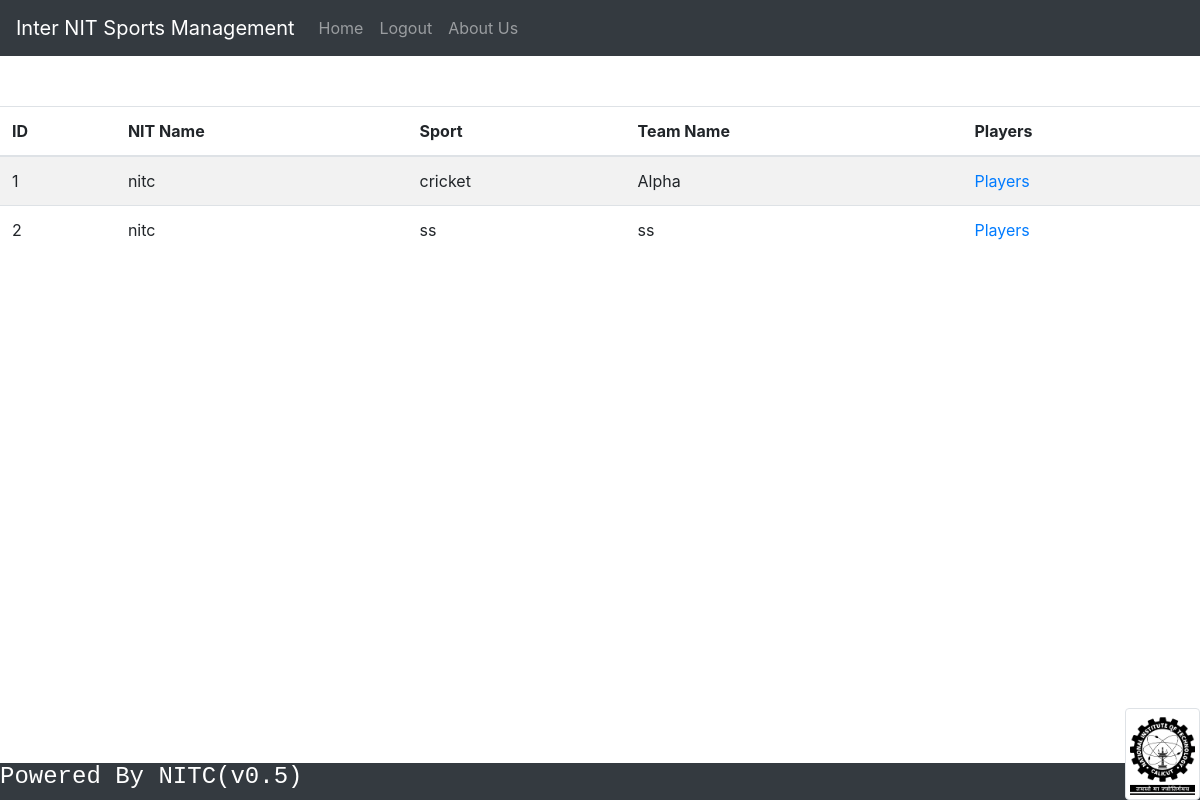
The page /loginsystem/reg_teams.php (signed in) on the database its author committed.
### tables this page shows
CREATE TABLE `teams` (
  `serial` int(10) NOT NULL,
  `nit_name` varchar(25) NOT NULL,
  `sport` varchar(30) NOT NULL,
  `team_name` varchar(25) NOT NULL
);

### loginsystem/reg_teams.php (the view, shortened to what this page needs)
<!doctype html>
<html lang="en">
  <head>
    <link rel="stylesheet" href="https://stackpath.bootstrapcdn.com/bootstrap/4.4.1/css/bootstrap.min.css">
    <link rel="stylesheet" href="https://cdn.datatables.net/1.13.4/css/jquery.dataTables.css" />
  </head>
  <body>
  <?php require 'partials/_nav.php' ?>
  <?php require 'partials/_footer.php' ?>
	<table id="teams" class="table table-striped">
		<thead>
			<tr>
				<th>ID</th>
                <th>NIT Name</th>
				<th>Sport</th>
				<th>Team Name</th>
				<th>Players</th>
			</tr>
		</thead>
		<tbody>
			<?php
				include 'partials/_dbconnect.php';
				$sql = "SELECT * FROM `teams`";
				$result = mysqli_query($conn, $sql);
				if (mysqli_num_rows($result) > 0 ) {
				    while($row = mysqli_fetch_assoc($result)) {
				        echo "<tr>
						  <td>" . $row["serial"] . "</td>
                          <td>" . $row["nit_name"] . "</td>
                          <td>" . $row["sport"] . "</td>
                          <td>" . $row["team_name"] . "</td>
						  <td> <a href= '/INSTMS/loginsystem/reg_players.php?nit=".$row["nit_name"]."&sport=".$row["sport"]."&team=".$row["team_name"]."' > Players </a> </td>
                       </tr>";
          }
				} else {
				    echo "<div class='alert alert-warning' role='alert'>
					No Teams made so far
				  </div>";
				}
			?>
		</tbody>
	</table>
</body>
  </body>
</html>

### rows shown on the page
teams: serial "1", nit_name "nitc", sport "cricket", team_name "Alpha"
teams: serial "2", nit_name "nitc", sport "ss", team_name "ss"
